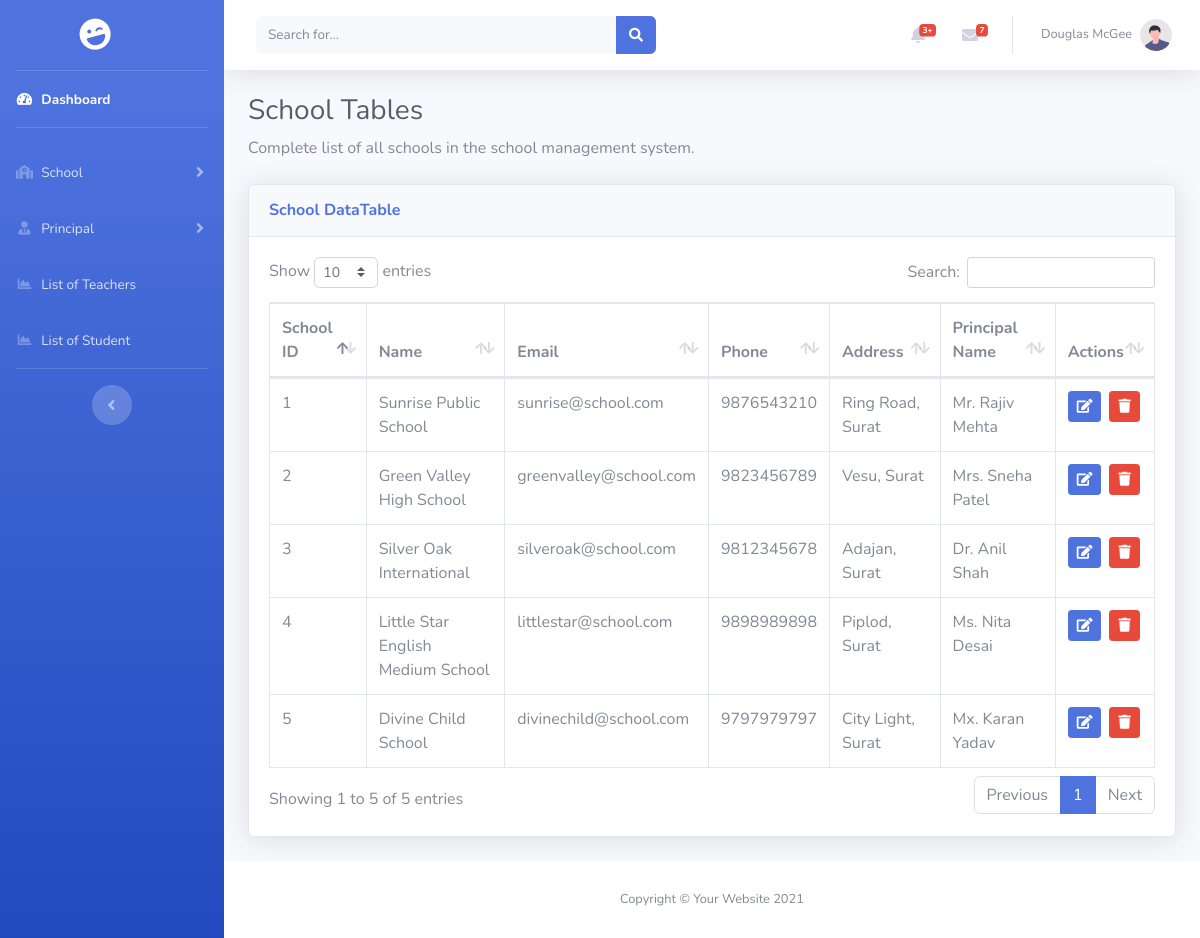
The app's page /pages/school/school_list.php (signed in) with its own data.
### tables this page shows
CREATE TABLE `principal` (
  `id` int(11) NOT NULL,
  `principal_image` varchar(255) DEFAULT NULL,
  `school_id` int(11) DEFAULT NULL,
  `principal_name` varchar(50) DEFAULT NULL,
  `email` varchar(50) NOT NULL,
  `password` varchar(255) NOT NULL,
  `phone` varchar(10) DEFAULT NULL,
  `principal_dob` date DEFAULT NULL,
  `gender` enum('Male','Female','Others') NOT NULL,
  `blood_group` enum('A+','A-','B+','B-','AB+','AB-','O+','O-') NOT NULL,
  `address` text DEFAULT NULL,
  `qualification` varchar(50) DEFAULT NULL,
  `salary` decimal(10,2) DEFAULT NULL
);

CREATE TABLE `school` (
  `id` int(11) NOT NULL,
  `school_name` varchar(100) DEFAULT NULL,
  `email` varchar(50) DEFAULT NULL,
  `phone` varchar(10) DEFAULT NULL,
  `address` text DEFAULT NULL
);

### pages/school/school_list.php (the view, shortened to what this page needs)
<?php
include_once "../../includes/connect.php";
$query =  "SELECT s.id, s.school_name, s.email, s.phone, s.address, p.principal_name
                                                    FROM school s
                                                    LEFT JOIN principal p ON s.id = p.school_id";
$result = mysqli_query($conn, $query);
?>
<!DOCTYPE html>
<html lang="en">
<head>
    <link href="../../assets/vendor/fontawesome-free/css/all.min.css" rel="stylesheet" type="text/css">
    <link href="../../assets/css/sb-admin-2.min.css" rel="stylesheet">
    <link href="../assets/vendor/datatables/dataTables.bootstrap4.min.css" rel="stylesheet">
</head>
<body id="page-top">
    <div id="wrapper">
        <?php include_once '../../includes/sidebar/BMC_sidebar.php'; ?>
        <div id="content-wrapper" class="d-flex flex-column">
            <div id="content">
                <?php include_once '../../includes/header/BMC_header.php'; ?>
                <div class="container-fluid">
                    <h1 class="h3 mb-2 text-gray-800">School Tables</h1>
                    <p class="mb-4">Complete list of all schools in the school management system.
                    </p>
                    <div class="card shadow mb-4">
                        <div class="card-header py-3">
                            <h6 class="m-0 font-weight-bold text-primary">School DataTable</h6>
                        </div>
                        <div class="card-body">
                            <div class="table-responsive">
                                <table class="table table-bordered" id="dataTable" width="100%" cellspacing="0">
                                    <thead>
                                        <tr>
                                            <th>School ID</th>
                                            <th>Name</th>
                                            <th>Email</th>
                                            <th>Phone</th>
                                            <th>Address</th>
                                            <th>Principal Name</th>
                                            <th>Actions</th>
                                        </tr>
                                    </thead>
                                    <tbody>
                                        <?php
                                        if ($result) {
                                            while ($row = mysqli_fetch_assoc($result)) {
                                                echo "<tr>";
                                                echo "<td>" . htmlspecialchars($row['id']) . "</td>";
                                                echo "<td>" . htmlspecialchars($row['school_name']) . "</td>";
                                                echo "<td>" . htmlspecialchars($row['email']) . "</td>";
                                                echo "<td>" . htmlspecialchars($row['phone']) . "</td>";
                                                echo "<td>" . htmlspecialchars($row['address']) . "</td>";
                                                echo "<td>" . htmlspecialchars($row['principal_name']) . "</td>";
                                                echo "<td>";
                                                echo "<a href='./edit.php?id=" . $row['id'] . "' class='btn btn-primary btn-sm mr-2'>";
                                                echo "<i class='fas fa-edit'></i>";
                                                echo "</a>";
                                                echo "<button class='btn btn-danger btn-sm' onclick='confirmDelete(" . $row['id'] . ")'>";
                                                echo "<i class='fas fa-trash'></i>";
                                                echo "</button>";
                                                echo "</td>";
                                                echo "</tr>";
                                            }
                                        }
                                        ?>
                                    </tbody>
                                </table>
                            </div>
                        </div>
                    </div>
                </div>
            </div>
            <?php include_once '../../includes/footer/BMC_footer.php'; ?>
        </div>
    </div>
</body>
</html>

### records on screen
principal: school "1", school.school_name "Sunrise Public School", school.email "sunrise@school.com", school.phone "9876543210", school.address "Ring Road, Surat", principal_name "Mr. Rajiv Mehta"
principal: school "2", school.school_name "Green Valley High School", school.email "greenvalley@school.com", school.phone "9823456789", school.address "Vesu, Surat", principal_name "Mrs. Sneha Patel"
principal: school "3", school.school_name "Silver Oak International", school.email "silveroak@school.com", school.phone "9812345678", school.address "Adajan, Surat", principal_name "Dr. Anil Shah"
principal: school "4", school.school_name "Little Star English Medium School", school.email "littlestar@school.com", school.phone "9898989898", school.address "Piplod, Surat", principal_name "Ms. Nita Desai"
principal: school "5", school.school_name "Divine Child School", school.email "divinechild@school.com", school.phone "9797979797", school.address "City Light, Surat", principal_name "Mx. Karan Yadav"
